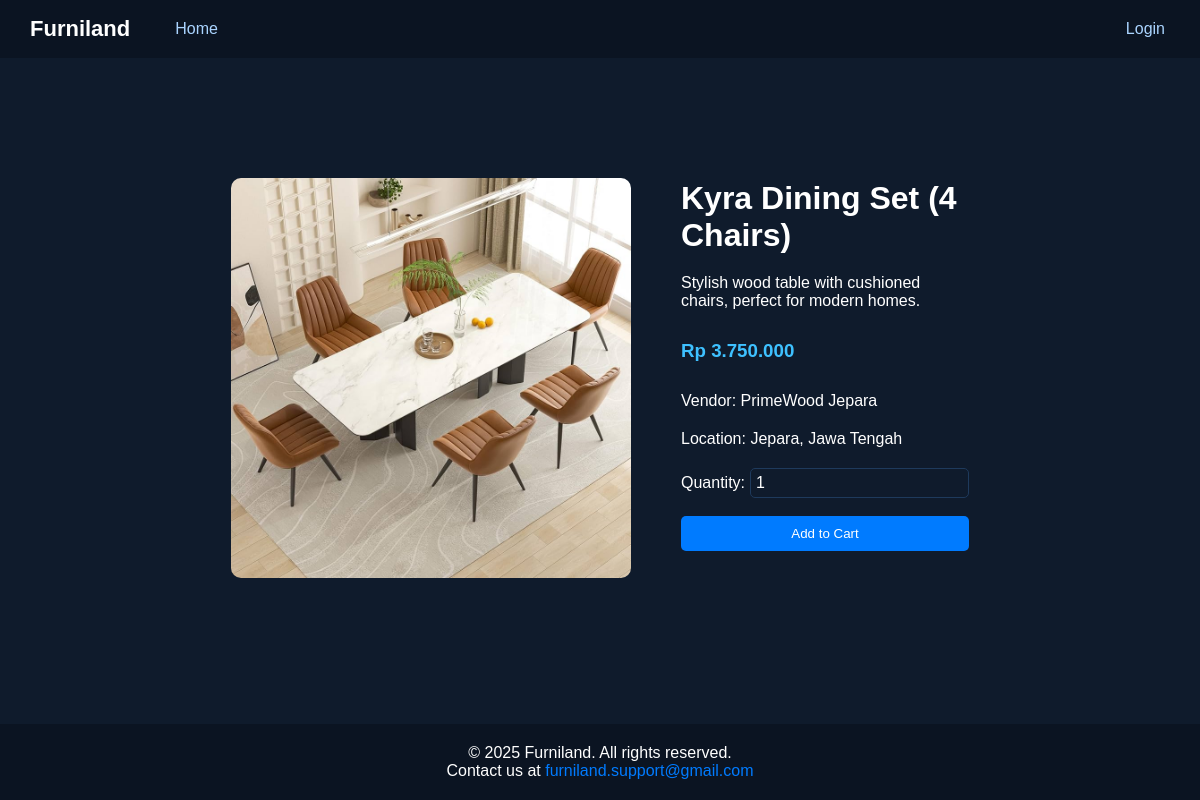
The page /ProductDetail.php?id=2 on the database its author committed.
### tables this page shows
CREATE TABLE `products` (
  `productID` int(10) NOT NULL,
  `productName` varchar(30) NOT NULL,
  `description` varchar(255) DEFAULT NULL,
  `price` float DEFAULT NULL,
  `image` varchar(100) DEFAULT NULL,
  `vendorID` int(10) DEFAULT NULL
);

CREATE TABLE `vendors` (
  `vendorID` int(10) NOT NULL,
  `vendorName` varchar(20) NOT NULL,
  `location` varchar(100) DEFAULT NULL
);

### ProductDetail.php (the view, shortened to what this page needs)
<?php
include("connect.php");
$is_logged_in = isset($_SESSION['username']);
if (isset($_GET['id'])) {
    $productID = mysqli_real_escape_string($conn, $_GET['id']);
    $query = "SELECT p.*, v.vendorName, v.Location
              FROM products p
              JOIN vendors v ON p.vendorID = v.vendorID
              WHERE p.productID = '$productID'";
    $result = mysqli_query($conn, $query);
    if (mysqli_num_rows($result) > 0) {
        $product = mysqli_fetch_assoc($result);
    } else {
        header("Location: Home.php");
        exit();
    }
} else {
    header("Location: Home.php");
    exit();
}
?>
<!DOCTYPE html>
<html lang="en">
  <head>
    <link rel="stylesheet" href="style.css" />
  </head>
  <body>
    <nav class="navbar">
      <div class="nav-kolom-left">
        <div class="nav-left">Furniland</div>
        <ul class="nav-menu">
          <li><a href="Home.php" class="biru">Home</a></li>
        </ul>
      </div>
      <div class="nav-right">
        <?php if (!$is_logged_in): ?>
            <a href="Login.php" class="biru">Login</a>
        <?php endif; ?>
      </div>
    </nav>
    <header class="header"></header>
    <main>
      <div class="Details-Product">
        <div class="Details-Product-G">
            <img
            src="Asset/<?php echo htmlspecialchars($product['image']); ?>"
            alt="<?php echo htmlspecialchars($product['productName']); ?>"
            class="Details-Product-Gambar"
          />
        </div>
        <div class="Detail-Product-Description">
            <h1><?php echo htmlspecialchars($product['productName']); ?></h1>
          <p>
            <?php echo htmlspecialchars($product['description']); ?>
          </p>
          <h3>Rp <?php echo number_format($product['price'], 0, ',', '.'); ?></h3>
          <p>Vendor: <?php echo htmlspecialchars($product['vendorName']); ?></p>
          <p>Location: <?php echo htmlspecialchars($product['Location']); ?></p>
          <form method="POST" action="ProductDetail.php?id=<?php echo $product['productID']; ?>">
              <div class="Quantity-Description">
                <p>Quantity:</p>
                <input type="number" name="quantity" id="Quantity" class="Quantity" value="1" min="1" required />
              </div>
              <br>
              <button type="submit" name="add_to_cart" class="btn">Add to Cart</button>
          </form>
        </div>
      </div>
    </main>
    <footer class="footer">
      <p>© 2025 Furniland. All rights reserved.</p>
      <p>
        Contact us at
        <a href="mailto:furniland.support@gmail.com"
          >furniland.support@gmail.com</a
        >
      </p>
    </footer>
  </body>
</html>

### Style.css (style rules this page uses)
* { padding: 0px; margin: 0px; }
body { margin: 0; background-color: #0f1b2c; font-family: Arial, sans-serif; color: #fff; padding: 0; min-height: 100vh; display: flex; flex-direction: column; gap: 20px; }
main { flex: 1; }
.navbar { display: flex; justify-content: space-between; align-items: center; background-color: #0b1422; padding: 15px 30px; }
.nav-left { font-size: 22px; font-weight: bold; color: white; }
.nav-right { display: flex; flex-direction: row; gap: 20px; }
.nav-kolom-left { display: flex; flex-direction: row; gap: 10px; justify-content: space-between; align-items: center; gap: 40px; }
.nav-menu { list-style: none; display: flex; gap: 20px; }
.nav-menu a { color: #aad4ff; text-decoration: none; }
.biru { color: #aad4ff; text-decoration: none; padding: 5px; }
.Details-Product { display: flex; flex-direction: row; padding-right: 20%; padding-left: 20%; gap: 50px; justify-content: center; align-items: center; }
.Details-Product-Gambar { width: 400px; height: 400px; border-radius: 10px; }
.Detail-Product-Description { width: 400px; height: 400px; display: flex; flex-direction: column; gap: 20px; }
.Detail-Product-Description h3 { color: #3ec1ff; margin: 10px 0; }
.Quantity-Description { display: flex; flex-direction: row; gap: 5px; align-items: center; justify-content: flex-start; }
.Quantity { width: auto; padding: 5px; border: 1px solid #1e3a5c; border-radius: 5px; background-color: #0f1b2c; color: white; font-size: 16px; }
.header { text-align: center; padding: 40px; display: flex; flex-direction: column; gap: 50px; }
.btn { background-color: #007bff; padding: 10px 15px; border: none; color: white; width: 100%; border-radius: 5px; cursor: pointer; }
footer { background-color: #0b1422; color: white; text-align: center; padding: 20px; margin-top: auto; }
footer a { text-decoration: none; color: #007bff; }

### rows shown on the page
products: image (picture), productName "Kyra Dining Set (4 Chairs)", description "Stylish wood table with cushioned chairs, perfect for modern homes.", price "3.750.000", vendorID.vendorName "PrimeWood Jepara", vendorID.location "Jepara, Jawa Tengah"
